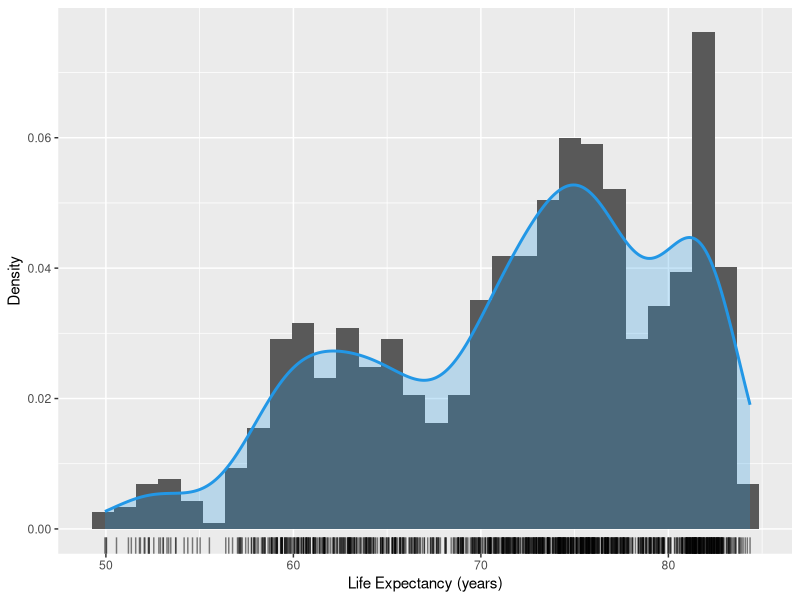
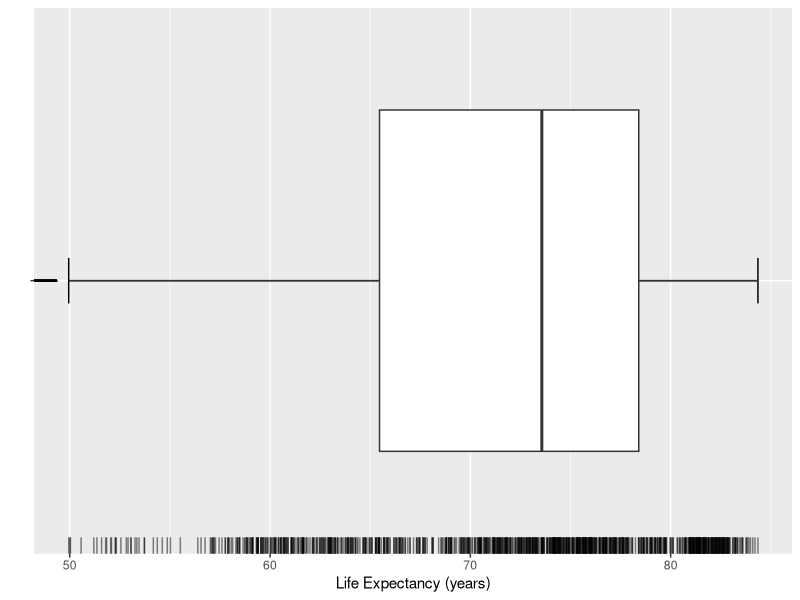
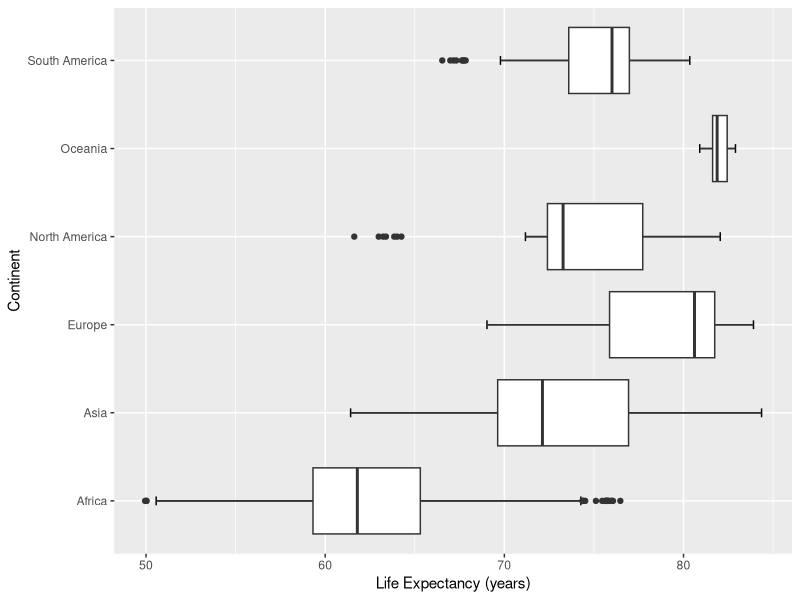
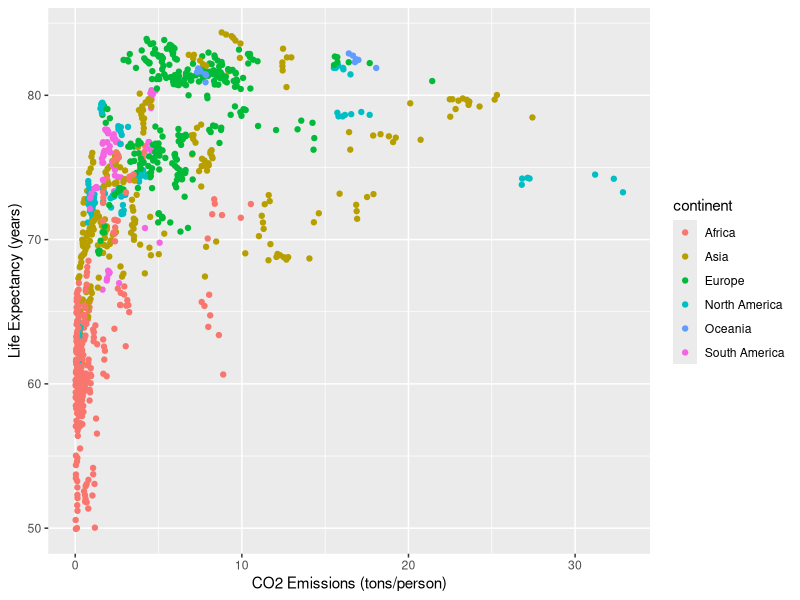
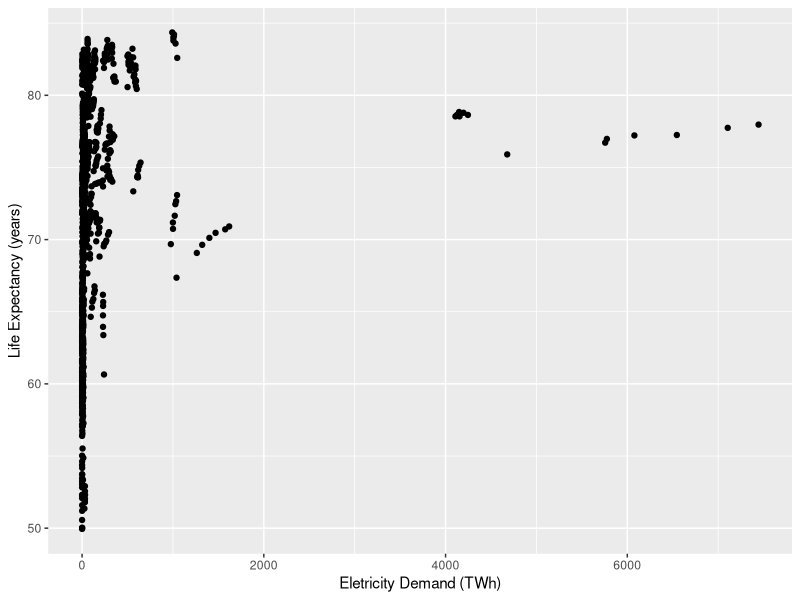
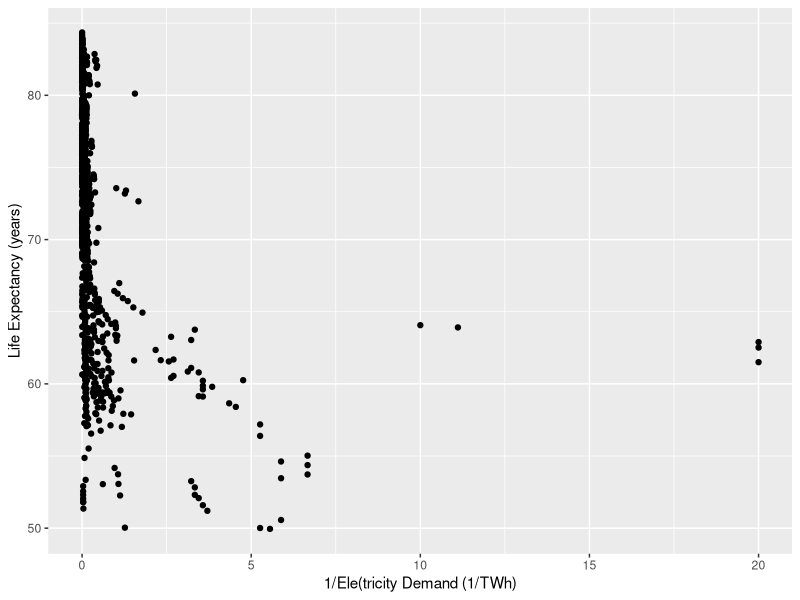
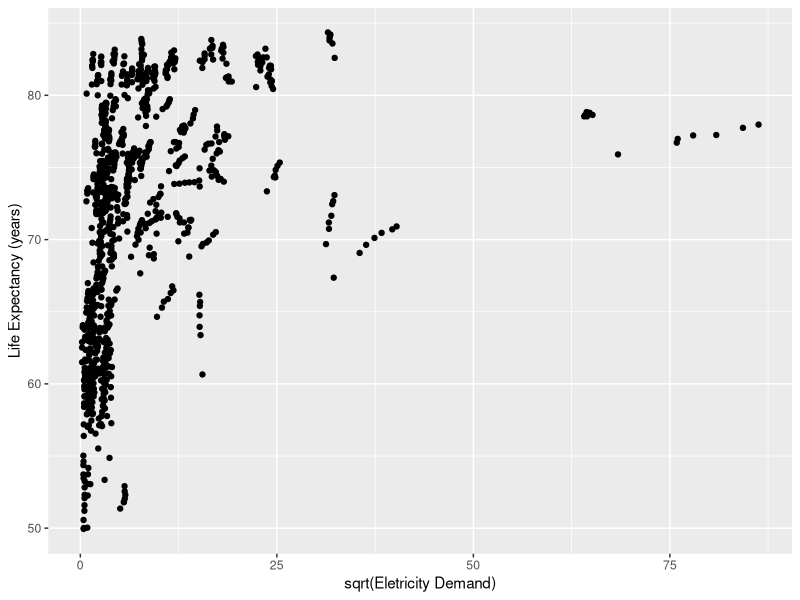
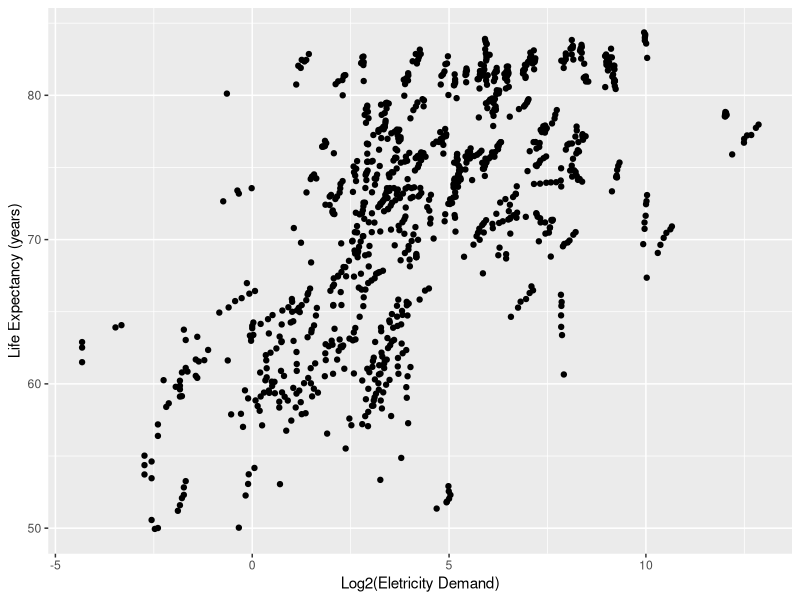

Generate these figures, in order, with R:
## ---- chunk 1
library(tidyverse)
library(gridExtra)
library(lmtest)
## ---- chunk 2
rm(list = ls())
owid <- read_delim("data/owid.csv", delim = ",", col_names = TRUE)
owid$continent <- as.factor(owid$continent)
summary(owid)
## ---- chunk 3
ggplot(owid, aes(x = life_expectancy)) +
    geom_histogram(aes(y = after_stat(density))) +
    geom_density(lwd = 1, colour = 4,
                 fill = 4, alpha = 0.25) +
    geom_rug(alpha = 0.5) +
    labs(x = "Life Expectancy (years)", y = "Density")
## ---- chunk 4
ggplot(owid, aes(x = life_expectancy, y = "")) +
    geom_errorbar(stat = "boxplot", width = 0.1) +
    geom_boxplot () +
    geom_rug(alpha = 0.5) +
    labs(y = "", x = "Life Expectancy (years)")
## ---- chunk 5
ggplot(owid, aes(x = life_expectancy, y = continent)) +
  geom_errorbar(stat = "boxplot", width = 0.1) +
  geom_boxplot() +
  labs(x = "Life Expectancy (years)", y = "Continent")
## ---- chunk 6
ggplot(owid, aes(y = life_expectancy, x = co2_emission_pc)) +
  geom_point(aes(color = continent)) +
  labs(y = "Life Expectancy (years)", x = "CO2 Emissions (tons/person)")
## ---- chunk 7
ggplot(owid, aes(y = life_expectancy, x = electricity_demand)) +
geom_point() +
labs(x = "Eletricity Demand (TWh)", y = "Life Expectancy (years)")
## ---- chunk 8
ggplot(owid, aes(y = life_expectancy, x = 1/electricity_demand)) +
geom_point() +
labs(x = "1/Ele(tricity Demand (1/TWh)", y = "Life Expectancy (years)")
## ---- chunk 9
ggplot(owid, aes(y = life_expectancy, x = sqrt(electricity_demand))) +
geom_point() +
labs(x = "sqrt(Eletricity Demand)", y = "Life Expectancy (years)")
## ---- chunk 10
ggplot(owid, aes(y = life_expectancy, x = log2(electricity_demand))) +
geom_point() +
labs(x = "Log2(Eletricity Demand)", y = "Life Expectancy (years)")
## ---- chunk 11
br_rls <- lm(happiness_cantril_ladder ~ birth_rate, data = owid)
dap_rls <- lm(happiness_cantril_ladder ~ deaths_air_pollution, data = owid)
es_rls <- lm(happiness_cantril_ladder ~ expected_schooling, data = owid)
le_rls <- lm(happiness_cantril_ladder ~ life_expectancy, data = owid)
## ---- chunk 12
ggplot(owid, aes(x = birth_rate, y = happiness_cantril_ladder)) +
  geom_point() +
  # adiciona reta de regressão estimada
  geom_smooth(method = lm, se = FALSE) + 
  labs(x = "Birth Rate (#/1K)", y = "Happiness Cantril Ladder")
## ---- chunk 13
ggplot(owid, aes(x = deaths_air_pollution, y = happiness_cantril_ladder)) +
  geom_point() +
  # adiciona reta de regressão estimada
  geom_smooth(method = lm, se = FALSE) + 
  labs(x = "Deaths Air Pollution (#/100K)", y = "Happiness Cantril Ladder")
## ---- chunk 14
ggplot(owid, aes(x = expected_schooling, y = happiness_cantril_ladder)) +
  geom_point() +
  # adiciona reta de regressão estimada
  geom_smooth(method = lm, se = FALSE) + 
  labs(x = "Expected Schoolling (years)", y = "Happiness Cantril Ladder")
## ---- chunk 15
ggplot(owid, aes(x = life_expectancy, y = happiness_cantril_ladder)) +
  geom_point() +
  # adiciona reta de regressão estimada
  geom_smooth(method = lm, se = FALSE) + 
  labs(x = "Life Expectancy (years)", y = "Happiness Cantril Ladder")
## ---- chunk 16
summary(br_rls)$sigma^2
summary(dap_rls)$sigma^2
summary(es_rls)$sigma^2
summary(le_rls)$sigma^2
## ---- chunk 17
summary(br_rls)$r.squared
summary(dap_rls)$r.squared
summary(es_rls)$r.squared
summary(le_rls)$r.squared
## ---- chunk 18
# África
africa <- owid[owid$continent == "Africa",]
africa_rls <- lm(happiness_cantril_ladder ~ deaths_air_pollution, data = africa)

# Ásia
asia <- owid[owid$continent == "Asia",]
asia_rls <- lm(happiness_cantril_ladder ~ deaths_air_pollution, data = asia)

# Europa
europe <- owid[owid$continent == "Europe",]
europe_rls <- lm(happiness_cantril_ladder ~ deaths_air_pollution, data = europe)

# North America
north_america <- owid[owid$continent == "North America",]
north_america_rls <- lm(happiness_cantril_ladder ~ deaths_air_pollution, data = north_america)

# Oceania
oceania <- owid[owid$continent == "Oceania",]
oceania_rls <- lm(happiness_cantril_ladder ~ deaths_air_pollution, data = oceania)

# South America
south_america <- owid[owid$continent == "South America",]
south_america_rls <- lm(happiness_cantril_ladder ~ deaths_air_pollution, data = south_america)

## ---- chunk 19
# Funcoes de regressao estimadas
africa_rls$coefficients
asia_rls$coefficients
europe_rls$coefficients
north_america_rls$coefficients
oceania_rls$coefficients
south_america_rls$coefficients
## ---- chunk 20
# África
summary(africa_rls)$sigma^2
# Ásia
summary(asia_rls)$sigma^2
# Europa
summary(europe_rls)$sigma^2
# North America
summary(north_america_rls)$sigma^2
# Oceania
summary(oceania_rls)$sigma^2
# South America
summary(south_america_rls)$sigma^2
## ---- chunk 21
# North America
confint(north_america_rls, level = 0.95)
# South America
confint(south_america_rls, level = 0.95)
## ---- chunk 22
# North America
predict(north_america_rls, newdata = data.frame(deaths_air_pollution = 50), interval = "confidence", level = 0.95)
# South America
predict(south_america_rls, newdata = data.frame(deaths_air_pollution = 50), interval = "confidence", level = 0.95)
## ---- chunk 23
# Novo valor de deaths_air_pollution
new_x <- data.frame(deaths_air_pollution = 50)
# North America
predict(north_america_rls, newdata = new_x, interval = "prediction", level = 0.95)
# South America
predict(south_america_rls, newdata = new_x, interval = "prediction", level = 0.95)
## ---- chunk 24
# Analise de regressao para a variavel de resposta happiness_cantril_ladder em funcao de gdp_pc
gdp_rls <- lm(happiness_cantril_ladder ~ gdp_pc, data = owid)

ggplot(owid, aes(x = gdp_pc, y = happiness_cantril_ladder)) +
  geom_point() +
  # adiciona reta de regressão estimada
  geom_smooth(method = lm, se = FALSE) + 
  labs(x = "gdp_pc", y = "Happiness Cantril Ladder")
## ---- chunk 25
gdp_rls_inv = lm(happiness_cantril_ladder ~ 1/gdp_pc, data = owid)
ggplot(owid, aes(x = 1/gdp_pc, y = happiness_cantril_ladder)) +
  geom_point() +
  # adiciona reta de regressão estimada
  geom_smooth(method = lm, se = FALSE) + 
  labs(x = "1/gdp_pc", y = "Happiness Cantril Ladder")
gdp_rls_log = lm(happiness_cantril_ladder ~ log10(gdp_pc), data = owid)
ggplot(owid, aes(x = log10(gdp_pc) , y = happiness_cantril_ladder)) +
  geom_point() +
  # adiciona reta de regressão estimada
  geom_smooth(method = lm, se = FALSE) + 
  labs(x = "log(gdp_pc)", y = "Happiness Cantril Ladder")

## ---- chunk 26
summary(gdp_rls)$sigma^2
summary(gdp_rls_inv)$sigma^2
summary(gdp_rls_log)$sigma^2

summary(gdp_rls)$r.squared
summary(gdp_rls_inv)$r.squared
summary(gdp_rls_log)$r.squared
## ---- chunk 27
summary(br_rls)
summary(dap_rls)
summary(es_rls)
summary(le_rls)
## ---- chunk 28
br_rls_data <- owid %>%
  mutate(fitted = br_rls$fit) %>%
  mutate(resid = br_rls$res)

# Gera gráficos dos resíduos: 
ggplot(br_rls_data, aes(x = fitted, y = resid)) +
  geom_point() +
  geom_hline(yintercept = 0, linetype = "dashed") +
  ggtitle("dados originais: modelo hcl ~ br") + 
  labs(y = "resíduos", x = "resposta ajustada (hcl)") 
ggplot(br_rls_data, aes(x = birth_rate, y = resid)) +
  geom_point() +
  geom_hline(yintercept = 0, linetype = "dashed") +
  ggtitle("dados originais: modelo hcl ~ br") + 
  labs(y = "resíduos", x = "variável explicativa (br)")
## ---- chunk 29
dap_rls_data <- owid %>%
  mutate(fitted = dap_rls$fit) %>%
  mutate(resid = dap_rls$res)

# Gera gráficos dos resíduos:
ggplot(dap_rls_data, aes(x = fitted, y = resid)) +
  geom_point() +
  geom_hline(yintercept = 0, linetype = "dashed") +
  ggtitle("dados originais: modelo hcl ~ dap") + 
  labs(y = "resíduos", x = "resposta ajustada (hcl)")
ggplot(dap_rls_data, aes(x = deaths_air_pollution, y = resid)) +
  geom_point() +
  geom_hline(yintercept = 0, linetype = "dashed") +
  ggtitle("dados originais: modelo hcl ~ dap") + 
  labs(y = "resíduos", x = "variável explicativa (dap)")
## ---- chunk 30
es_rls_data <- owid %>%
  mutate(fitted = es_rls$fit) %>%
  mutate(resid = es_rls$res)

# Gera gráficos dos resíduos:
ggplot(es_rls_data, aes(x = fitted, y = resid)) +
  geom_point() +
  geom_hline(yintercept = 0, linetype = "dashed") +
  ggtitle("dados originais: modelo hcl ~ es") + 
  labs(y = "resíduos", x = "resposta ajustada (hcl)")
ggplot(es_rls_data, aes(x = expected_schooling, y = resid)) +
  geom_point() +
  geom_hline(yintercept = 0, linetype = "dashed") +
  ggtitle("dados originais: modelo hcl ~ es") + 
  labs(y = "resíduos", x = "variável explicativa (es)")
## ---- chunk 31
le_rls_data <- owid %>%
  mutate(fitted = le_rls$fit) %>%
  mutate(resid = le_rls$res)

# Gera gráficos dos resíduos:
ggplot(le_rls_data, aes(x = fitted, y = resid)) +
  geom_point() +
  geom_hline(yintercept = 0, linetype = "dashed") +
  ggtitle("dados originais: modelo hcl ~ le") + 
  labs(y = "resíduos", x = "resposta ajustada (hcl)")
ggplot(le_rls_data, aes(x = life_expectancy, y = resid)) +
  geom_point() +
  geom_hline(yintercept = 0, linetype = "dashed") +
  ggtitle("dados originais: modelo hcl ~ le") + 
  labs(y = "resíduos", x = "variável explicativa (le)")
## ---- chunk 32
ggplot(br_rls_data, aes(x = fitted, y = abs(resid))) +
  geom_point() +
  geom_hline(yintercept = 0, linetype = "dashed") +
  ggtitle("dados originais: modelo hcl ~ br") +
  labs(y = "|resíduos|", x = "resposta ajustada (hcl)")
ggplot(br_rls_data, aes(x = birth_rate, y = abs(resid))) +
  geom_point() +
  geom_hline(yintercept = 0, linetype = "dashed") +
  ggtitle("dados originais: modelo hcl ~ br") +
  labs(y = "|resíduos|", x = "variável explicativa (br)")
## ---- chunk 33
# Teste de Breusch-Pagan
bptest(br_rls, ~ birth_rate, data = owid)
## ---- chunk 34
ggplot(dap_rls_data, aes(x = fitted, y = abs(resid))) +
  geom_point() +
  geom_hline(yintercept = 0, linetype = "dashed") +
  ggtitle("dados originais: modelo hcl ~ dap") +
  labs(y = "|resíduos|", x = "resposta ajustada (hcl)")
ggplot(dap_rls_data, aes(x = deaths_air_pollution, y = abs(resid))) +
  geom_point() +
  geom_hline(yintercept = 0, linetype = "dashed") +
  ggtitle("dados originais: modelo hcl ~ dap") +
  labs(y = "|resíduos|", x = "variável explicativa (dap)")
## ---- chunk 35
# Teste de Breusch-Pagan
bptest(dap_rls, ~ deaths_air_pollution, data = owid)
## ---- chunk 36
ggplot(es_rls_data, aes(x = fitted, y = abs(resid))) +
  geom_point() +
  geom_hline(yintercept = 0, linetype = "dashed") +
  ggtitle("dados originais: modelo hcl ~ es") +
  labs(y = "|resíduos|", x = "resposta ajustada (hcl)")
ggplot(es_rls_data, aes(x = expected_schooling, y = abs(resid))) +
  geom_point() +
  geom_hline(yintercept = 0, linetype = "dashed") +
  ggtitle("dados originais: modelo hcl ~ es") +
  labs(y = "|resíduos|", x = "variável explicativa (es)")
## ---- chunk 37
# Teste de Breusch-Pagan
bptest(es_rls, ~ expected_schooling, data = owid)
## ---- chunk 38
ggplot(le_rls_data, aes(x = fitted, y = abs(resid))) +
  geom_point() +
  geom_hline(yintercept = 0, linetype = "dashed") +
  ggtitle("dados originais: modelo hcl ~ le") +
  labs(y = "|resíduos|", x = "resposta ajustada (hcl)")
ggplot(le_rls_data, aes(x = life_expectancy, y = abs(resid))) +
  geom_point() +
  geom_hline(yintercept = 0, linetype = "dashed") +
  ggtitle("dados originais: modelo hcl ~ le") +
  labs(y = "|resíduos|", x = "variável explicativa (le)")
## ---- chunk 39
# Teste de Breusch-Pagan
bptest(le_rls, ~ life_expectancy, data = owid)
## ---- chunk 40
# criar nova coluna para os residuos semi-studentizados
br_rls_data <- br_rls_data %>%
  mutate(resid_ss = rstandard(br_rls))

# Gera gráficos dos resíduos semi-studentizados:
ggplot(br_rls_data, aes(x = fitted, y = resid_ss)) +
  geom_point() +
  geom_hline(yintercept = c(-4, -3, 0, 3, 4), 
             linetype = "dashed", 
             color = c("red", "orange", "black", "orange", "red") ) +
  ylim(-6, 6) +
  ggtitle("dados transformados: modelo hcl ~ br") +
  labs(y = "resíduos padronizados", x = "resposta ajustada (hcl)")
ggplot(br_rls_data, aes(x = birth_rate, y = resid_ss)) +
  geom_point() +
  geom_hline(yintercept = c(-4, -3, 0, 3, 4), 
             linetype = "dashed", 
             color = c("red", "orange", "black", "orange", "red") ) +
  ylim(-6, 6) +
  ggtitle("dados transformados: modelo hcl ~ br") +
  labs(y = "resíduos padronizados", x = "variável explicativa (br)")
## ---- chunk 41
# criar nova coluna para os residuos semi-studentizados
dap_rls_data <- dap_rls_data %>%
  mutate(resid_ss = rstandard(dap_rls))

# Gera gráficos dos resíduos semi-studentizados:
ggplot(dap_rls_data, aes(x = fitted, y = resid_ss)) +
  geom_point() +
  geom_hline(yintercept = c(-4, -3, 0, 3, 4), 
             linetype = "dashed", 
             color = c("red", "orange", "black", "orange", "red") ) +
  ylim(-6, 6) +
  ggtitle("dados transformados: modelo hcl ~ dap") +
  labs(y = "resíduos padronizados", x = "resposta ajustada (hcl)")
ggplot(dap_rls_data, aes(x = deaths_air_pollution, y = resid_ss)) +
  geom_point() +
  geom_hline(yintercept = c(-4, -3, 0, 3, 4), 
             linetype = "dashed", 
             color = c("red", "orange", "black", "orange", "red") ) +
  ylim(-6, 6) +
  ggtitle("dados transformados: modelo hcl ~ dap") +
  labs(y = "resíduos padronizados", x = "variável explicativa (dap)")
## ---- chunk 42
# criar nova coluna para os residuos semi-studentizados
es_rls_data <- es_rls_data %>%
  mutate(resid_ss = rstandard(es_rls))

# Gera gráficos dos resíduos semi-studentizados:
ggplot(es_rls_data, aes(x = fitted, y = resid_ss)) +
  geom_point() +
  geom_hline(yintercept = c(-4, -3, 0, 3, 4), 
             linetype = "dashed", 
             color = c("red", "orange", "black", "orange", "red") ) +
  ylim(-6, 6) +
  ggtitle("dados transformados: modelo hcl ~ es") +
  labs(y = "resíduos padronizados", x = "resposta ajustada (hcl)")
ggplot(es_rls_data, aes(x = expected_schooling, y = resid_ss)) +
  geom_point() +
  geom_hline(yintercept = c(-4, -3, 0, 3, 4), 
             linetype = "dashed", 
             color = c("red", "orange", "black", "orange", "red") ) +
  ylim(-6, 6) +
  ggtitle("dados transformados: modelo hcl ~ es") +
  labs(y = "resíduos padronizados", x = "variável explicativa (es)")
## ---- chunk 43
# criar nova coluna para os residuos semi-studentizados
le_rls_data <- le_rls_data %>%
  mutate(resid_ss = rstandard(le_rls))

# Gera gráficos dos resíduos semi-studentizados:
ggplot(le_rls_data, aes(x = fitted, y = resid_ss)) +
  geom_point() +
  geom_hline(yintercept = c(-4, -3, 0, 3, 4), 
             linetype = "dashed", 
             color = c("red", "orange", "black", "orange", "red") ) +
  ylim(-6, 6) +
  ggtitle("dados transformados: modelo hcl ~ le") +
  labs(y = "resíduos padronizados", x = "resposta ajustada (hcl)")
ggplot(le_rls_data, aes(x = life_expectancy, y = resid_ss)) +
  geom_point() +
  geom_hline(yintercept = c(-4, -3, 0, 3, 4), 
             linetype = "dashed", 
             color = c("red", "orange", "black", "orange", "red") ) +
  ylim(-6, 6) +
  ggtitle("dados transformados: modelo hcl ~ le") +
  labs(y = "resíduos padronizados", x = "variável explicativa (le)")
## ---- chunk 44
# Teste de Durbin-Watson
dwtest(br_rls, ~ birth_rate, data = owid)
## ---- chunk 45
# Teste de Durbin-Watson
dwtest(dap_rls, ~ deaths_air_pollution, data = owid)
## ---- chunk 46
# Teste de Durbin-Watson
dwtest(es_rls, ~ expected_schooling, data = owid)
## ---- chunk 47
# Teste de Durbin-Watson
dwtest(le_rls, ~ life_expectancy, data = owid)
## ---- chunk 48
# Teste de Shapiro-Wilk
shapiro.test(br_rls$res)
## ---- chunk 49
# Teste de Shapiro-Wilk
shapiro.test(dap_rls$res)
## ---- chunk 50
# Teste de Shapiro-Wilk
shapiro.test(es_rls$res)
## ---- chunk 51
# Teste de Shapiro-Wilk
shapiro.test(le_rls$res)
